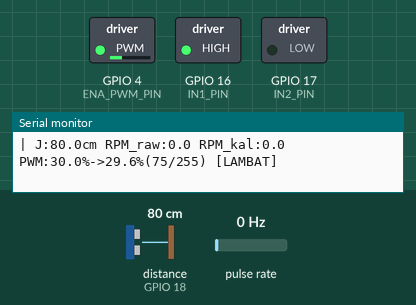
A sketch run on a simulated ESP32. On the bench: switched loads named in the sketch (green lamp = pin HIGH), the last lines printed to the serial monitor. Wiring (inferred from the names in the program): ultrasonic range finder: trigger GPIO 5; echo GPIO 18; pulse sensor: data GPIO 34. Inputs (shaded band) come from the test bench; at power-on: distance to the obstacle (sensor on GPIO 18) 80 cm, pulse rate 0 Hz. The echo pulse lasts 58.3 µs per cm; pins used as bus, display or sensor lines are not drawn.

Above: at 1.2 s.
1.3 s: distance to the obstacle (sensor on GPIO 18) set to 250 cm
At 4.0 s:
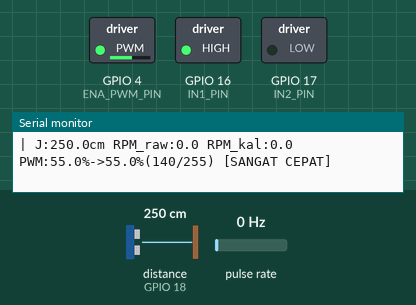
4.3 s: distance to the obstacle (sensor on GPIO 18) set to 2 cm
At 6.8 s:
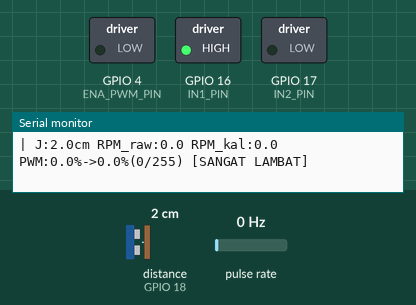
7.3 s: pulse rate (sensor on GPIO 34) set to 64 Hz
10.3 s: pulse rate (sensor on GPIO 34) set to 70 Hz
At 11.45 s:
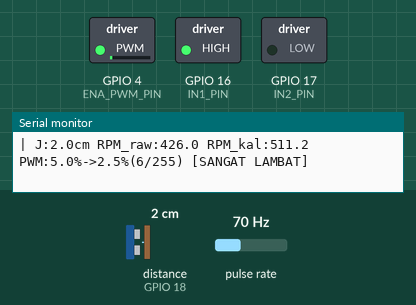
Timing chart, 0 to 13.5 s (numbered marks = the images above; inputs shaded):
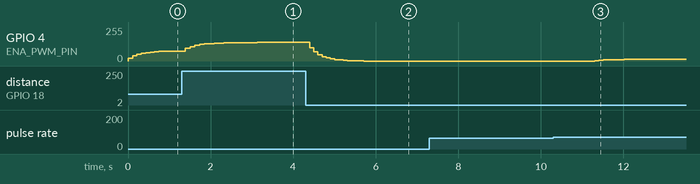

The sketch:

PROJECT_UAS_KELOMPOK_5.ino
```cpp
// ======================= PIN DEFINISI =======================
#define TRIG_PIN   5
#define ECHO_PIN  18
#define ENCODER_PIN 34
#define ENA_PWM_PIN 4
#define IN1_PIN     16
#define IN2_PIN     17

// ===================== RULE BASE (5x5) ====================
// Baris = Himpunan Jarak (SD, D, S, J, SJ)
// Kolom = Himpunan Kecepatan (SL, L, S, C, SC)
// Nilai = Output PWM yang direkomendasikan (%)
const float rule[5][5] = {
    // Kolom:  SL,  L,  S,  C,  SC
    {  0, 0, 5, 10, 15 }, // Baris: SD (Sangat Dekat)
    { 27,30,35, 40, 40 }, // Baris: D  (Dekat)
    { 30,35,40, 45, 45 }, // Baris: S  (Sedang)
    { 35,40,40, 45, 50 }, // Baris: J  (Jauh)
    { 55,60,65, 70, 75 }  // Baris: SJ (Sangat Jauh)
};

// Label himpunan fuzzy
String setJarak[] = {"SD","D","S","J","SJ"};  // Input 1: Jarak
String setKec[]   = {"SL","L","S","C","SC"};  // Input 2: Kecepatan

// ===== 1. FUZZIFIKASI - Fungsi Keanggotaan Jarak =====
// Mengubah nilai crisp jarak (cm) → derajat keanggotaan (0-1)
float muJarak(float x, String himp) {
    if (himp == "SD") {                       // Sangat Dekat: 0-35 cm
        if (x <= 25) return 1.0;
        else if (x > 25 && x <= 35) return (35 - x) / 10.0;
        else return 0.0;

    } else if (himp == "D") {                 // Dekat: 25-65 cm
        if (x <= 25 || x >= 65) return 0.0;
        else if (x > 25 && x <= 35) return (x - 25) / 10.0;
        else if (x > 35 && x <= 55) return 1.0;
        else if (x > 55 && x < 65) return (65 - x) / 10.0;
        else return 0.0;

    } else if (himp == "S") {                 // Sedang: 55-95 cm
        if (x <= 55 || x >= 95) return 0.0;
        else if (x > 55 && x <= 65) return (x - 55) / 10.0;
        else if (x > 65 && x <= 85) return 1.0;
        else if (x > 85 && x < 95) return (95 - x) / 10.0;
        else return 0.0;

    } else if (himp == "J") {                 // Jauh: 85-125 cm
        if (x <= 85 || x >= 125) return 0.0;
        else if (x > 85 && x <= 95) return (x - 85) / 10.0;
        else if (x > 95 && x <= 115) return 1.0;
        else if (x > 115 && x < 125) return (125 - x) / 10.0;
        else return 0.0;

    } else if (himp == "SJ") {                // Sangat Jauh: >115 cm
        if (x <= 115) return 0.0;
        else if (x > 115 && x <= 125) return (x - 115) / 10.0;
        else return 1.0;
    }
    return 0.0;
}

// ===== 1. FUZZIFIKASI - Fungsi Keanggotaan Kecepatan =====
// Mengubah nilai crisp RPM → derajat keanggotaan (0-1)
float muKecepatan(float x, String himp) {
    if (himp == "SL") {                       // Sangat Lambat: 0-250 RPM
        if (x <= 150) return 1.0;
        else if (x > 150 && x <= 250) return (250 - x) / 100.0;
        else return 0.0;

    } else if (himp == "L") {                 // Lambat: 250-500 RPM
        if (x <= 250 || x >= 500) return 0.0;
        else if (x > 250 && x <= 300) return (x - 250) / 50.0;
        else if (x > 300 && x <= 400) return 1.0;
        else if (x > 400 && x < 500) return (500 - x) / 100.0;
        else return 0.0;

    } else if (himp == "S") {                 // Sedang: 500-650 RPM
        if (x <= 500 || x >= 650) return 0.0;
        else if (x > 500 && x <= 530) return (x - 500) / 30.0;
        else if (x > 530 && x <= 620) return 1.0;
        else if (x > 620 && x < 650) return (650 - x) / 30.0;
        else return 0.0;

    } else if (himp == "C") {                 // Cepat: 650-800 RPM
        if (x <= 650 || x >= 800) return 0.0;
        else if (x > 650 && x <= 690) return (x - 650) / 40.0;
        else if (x > 690 && x <= 760) return 1.0;
        else if (x > 760 && x < 800) return (800 - x) / 40.0;
        else return 0.0;

    } else if (himp == "SC") {                // Sangat Cepat: 800-950 RPM
        if (x <= 800) return 0.0;
        else if (x > 800 && x <= 900) return (x - 800) / 100.0;
        else if (x > 900) return 1.0;
        else return 0.0;
    }
    return 0.0;
}

// ======================= ENCODER (RPM) ======================
volatile unsigned long pulseCount = 0;
unsigned long lastPulseCount = 0;
unsigned long lastTime = 0;
float rpmMotorRaw = 0.0;
float rpmMotor = 0.0;
const float ppr = 10.0;
const float faktorKalibrasi = 1.2;           // Faktor koreksi RPM (sesuaikan)

void IRAM_ATTR hitungPulse() {
    pulseCount++;
}

void hitungRPM() {
    unsigned long now = millis();
    if (now - lastTime >= 1000) {
        unsigned long currentCount;
        noInterrupts();                       // Baca pulse secara aman
        currentCount = pulseCount;
        interrupts();

        unsigned long delta = currentCount - lastPulseCount;
        rpmMotorRaw = (delta / ppr) * 60.0;   // RPM mentah
        rpmMotor = rpmMotorRaw * faktorKalibrasi;  // RPM terkalibrasi

        lastPulseCount = currentCount;
        lastTime = now;
    }
}

// ======================= JARAK (HC-SR04) ====================
float bacaJarak() {
    digitalWrite(TRIG_PIN, LOW);
    delayMicroseconds(2);
    digitalWrite(TRIG_PIN, HIGH);
    delayMicroseconds(10);
    digitalWrite(TRIG_PIN, LOW);
    long durasi = pulseIn(ECHO_PIN, HIGH, 30000);
    float jarak = durasi * 0.0343 / 2.0;
    if (jarak == 0) jarak = 200;               // Timeout → anggap 200 cm
    return jarak;
}

// ===== 2. RULE BASE + INFERENSI + 3. DEFUZZIFIKASI =====
// Inferensi: Operator AND = MIN
// Defuzzifikasi: Weighted Average
float hitungPWM(float jarak, float rpm) {
    float num = 0.0, den = 0.0;               // Pembilang & penyebut

    // Iterasi 25 aturan (5 himpunan jarak × 5 himpunan kecepatan)
    for (int i = 0; i < 5; i++) {
        for (int j = 0; j < 5; j++) {
            // 1. FUZZIFIKASI: Hitung derajat keanggotaan
            float muJ = muJarak(jarak, setJarak[i]);
            float muK = muKecepatan(rpm, setKec[j]);

            // 2. INFERENSI: Operator AND (MIN) → Fire Strength
            float fire = min(muJ, muK);

            // 3. RULE BASE + DEFUZZIFIKASI (Weighted Average)
            if (fire > 0.0) {
                float z = rule[i][j];          // Nilai dari rule base
                num += fire * z;               // Σ (fire × z)
                den += fire;                   // Σ (fire)

            }
        }
    }

    // 3. DEFUZZIFIKASI: Output crisp (PWM akhir)
    if (den == 0.0) return 0.0;               // Tidak ada rule aktif
    return num / den;                          // PWM dalam %
}

// ======================= SETUP ==============================
void setup() {
    Serial.begin(115200);

    pinMode(TRIG_PIN, OUTPUT);
    pinMode(ECHO_PIN, INPUT);

    pinMode(ENCODER_PIN, INPUT_PULLUP);
    attachInterrupt(digitalPinToInterrupt(ENCODER_PIN), hitungPulse, RISING);
    lastTime = millis();

    pinMode(IN1_PIN, OUTPUT);
    pinMode(IN2_PIN, OUTPUT);
    digitalWrite(IN1_PIN, HIGH);              // Arah motor: maju
    digitalWrite(IN2_PIN, LOW);

    ledcAttach(ENA_PWM_PIN, 5000, 8);         // PWM: 5kHz, 8-bit
    ledcWrite(ENA_PWM_PIN, 0);
}

// ======================= LOOP UTAMA =========================
float pwmFiltered = 0.0;
const float alpha = 0.3;                      // Koefisien filter (0-1)

void loop() {
    // === INPUT SENSOR ===
    float jarak = bacaJarak();
    hitungRPM();

    // === 4. OUTPUT FUZZY ===
    float pwmRaw = hitungPWM(jarak, rpmMotor);  // Hasil defuzzifikasi

    // === POST-PROCESSING ===
    pwmFiltered = alpha * pwmRaw + (1 - alpha) * pwmFiltered;  // Low-pass filter
    int pwmVal = constrain((int)(pwmFiltered * 2.55), 0, 255); // % → 0-255
    ledcWrite(ENA_PWM_PIN, pwmVal);           // Output ke motor

    // === KATEGORI OUTPUT ===
    String kategori;
    if      (pwmFiltered <= 0.0)  kategori = "STOP";
    else if (pwmFiltered <= 15.0) kategori = "SANGAT LAMBAT";
    else if (pwmFiltered <= 30.0) kategori = "LAMBAT";
    else if (pwmFiltered <= 40.0) kategori = "SEDANG";
    else if (pwmFiltered <= 50.0) kategori = "CEPAT";
    else if (pwmFiltered <= 75.0) kategori = "SANGAT CEPAT";
    else;

    // === DEBUG SERIAL ===
    Serial.print("| J:");
    Serial.print(jarak, 1);
    Serial.print("cm RPM_raw:");
    Serial.print(rpmMotorRaw, 1);
    Serial.print(" RPM_kal:");
    Serial.print(rpmMotor, 1);
    Serial.print(" PWM:");
    Serial.print(pwmRaw, 1);
    Serial.print("%->");
    Serial.print(pwmFiltered, 1);
    Serial.print("%(");
    Serial.print(pwmVal);
    Serial.print("/255)");
    Serial.print(" [");
    Serial.print(kategori);
    Serial.println("]");

    delay(100);
}
```

Measured:
- after the input at 4.3 s, GPIO 4 (ENA_PWM_PIN): moves from 139/255 to 0/255 over 1.3 s, starting after 0.10 s
- after the input at 10.3 s, GPIO 4 (ENA_PWM_PIN): moves from 0/255 to 12/255 over 0.71 s, starting after 1.0 s
